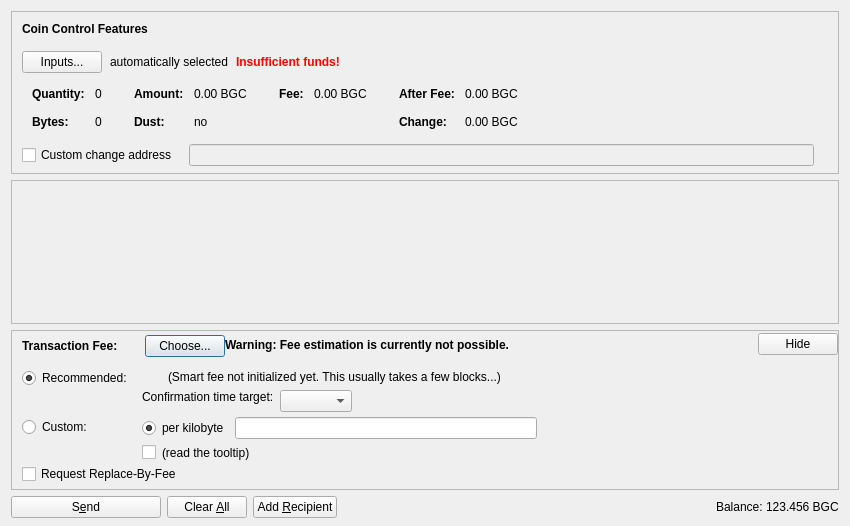
<?xml version="1.0" encoding="UTF-8"?>
<ui version="4.0">
 <class>SendCoinsDialog</class>
 <widget class="QDialog" name="SendCoinsDialog">
  <property name="geometry">
   <rect>
    <x>0</x>
    <y>0</y>
    <width>850</width>
    <height>526</height>
   </rect>
  </property>
  <property name="windowTitle">
   <string>Send Coins</string>
  </property>
  <layout class="QVBoxLayout" name="verticalLayout" stretch="0,1,0,0">
   <property name="bottomMargin">
    <number>8</number>
   </property>
   <item>
    <widget class="QFrame" name="frameCoinControl">
     <property name="sizePolicy">
      <sizepolicy hsizetype="Expanding" vsizetype="Expanding">
       <horstretch>0</horstretch>
       <verstretch>0</verstretch>
      </sizepolicy>
     </property>
     <property name="maximumSize">
      <size>
       <width>16777215</width>
       <height>16777215</height>
      </size>
     </property>
     <property name="frameShape">
      <enum>QFrame::StyledPanel</enum>
     </property>
     <property name="frameShadow">
      <enum>QFrame::Sunken</enum>
     </property>
     <layout class="QVBoxLayout" name="verticalLayoutCoinControl2">
      <property name="spacing">
       <number>0</number>
      </property>
      <property name="leftMargin">
       <number>0</number>
      </property>
      <property name="topMargin">
       <number>0</number>
      </property>
      <property name="rightMargin">
       <number>0</number>
      </property>
      <property name="bottomMargin">
       <number>6</number>
      </property>
      <item>
       <layout class="QVBoxLayout" name="verticalLayoutCoinControl" stretch="0,0,0,0,1">
        <property name="spacing">
         <number>0</number>
        </property>
        <property name="leftMargin">
         <number>10</number>
        </property>
        <property name="topMargin">
         <number>10</number>
        </property>
        <item>
         <layout class="QHBoxLayout" name="horizontalLayoutCoinControl1">
          <property name="bottomMargin">
           <number>15</number>
          </property>
          <item>
           <widget class="QLabel" name="labelCoinControlFeatures">
            <property name="sizePolicy">
             <sizepolicy hsizetype="Preferred" vsizetype="Maximum">
              <horstretch>0</horstretch>
              <verstretch>0</verstretch>
             </sizepolicy>
            </property>
            <property name="font">
             <font>
              <weight>75</weight>
              <bold>true</bold>
             </font>
            </property>
            <property name="styleSheet">
             <string notr="true">font-weight:bold;</string>
            </property>
            <property name="text">
             <string>Coin Control Features</string>
            </property>
           </widget>
          </item>
         </layout>
        </item>
        <item>
         <layout class="QHBoxLayout" name="horizontalLayoutCoinControl2" stretch="0,0,0,0">
          <property name="spacing">
           <number>8</number>
          </property>
          <property name="bottomMargin">
           <number>10</number>
          </property>
          <item>
           <widget class="QPushButton" name="pushButtonCoinControl">
            <property name="styleSheet">
             <string notr="true"/>
            </property>
            <property name="text">
             <string>Inputs...</string>
            </property>
            <property name="autoDefault">
             <bool>false</bool>
            </property>
           </widget>
          </item>
          <item>
           <widget class="QLabel" name="labelCoinControlAutomaticallySelected">
            <property name="text">
             <string>automatically selected</string>
            </property>
            <property name="margin">
             <number>5</number>
            </property>
           </widget>
          </item>
          <item>
           <widget class="QLabel" name="labelCoinControlInsuffFunds">
            <property name="font">
             <font>
              <weight>75</weight>
              <bold>true</bold>
             </font>
            </property>
            <property name="styleSheet">
             <string notr="true">color:red;font-weight:bold;</string>
            </property>
            <property name="text">
             <string>Insufficient funds!</string>
            </property>
            <property name="margin">
             <number>5</number>
            </property>
           </widget>
          </item>
          <item>
           <spacer name="horizontalSpacerCoinControl">
            <property name="orientation">
             <enum>Qt::Horizontal</enum>
            </property>
            <property name="sizeHint" stdset="0">
             <size>
              <width>40</width>
              <height>1</height>
             </size>
            </property>
           </spacer>
          </item>
         </layout>
        </item>
        <item>
         <widget class="QWidget" name="widgetCoinControl" native="true">
          <property name="sizePolicy">
           <sizepolicy hsizetype="Preferred" vsizetype="Preferred">
            <horstretch>0</horstretch>
            <verstretch>0</verstretch>
           </sizepolicy>
          </property>
          <property name="minimumSize">
           <size>
            <width>0</width>
            <height>0</height>
           </size>
          </property>
          <property name="styleSheet">
           <string notr="true"/>
          </property>
          <layout class="QHBoxLayout" name="horizontalLayoutCoinControl5">
           <property name="leftMargin">
            <number>0</number>
           </property>
           <property name="topMargin">
            <number>0</number>
           </property>
           <property name="rightMargin">
            <number>0</number>
           </property>
           <property name="bottomMargin">
            <number>0</number>
           </property>
           <item>
            <layout class="QHBoxLayout" name="horizontalLayoutCoinControl3" stretch="0,0,0,1">
             <property name="spacing">
              <number>20</number>
             </property>
             <property name="topMargin">
              <number>0</number>
             </property>
             <property name="bottomMargin">
              <number>10</number>
             </property>
             <item>
              <layout class="QFormLayout" name="formLayoutCoinControl1">
               <property name="horizontalSpacing">
                <number>10</number>
               </property>
               <property name="verticalSpacing">
                <number>14</number>
               </property>
               <property name="leftMargin">
                <number>10</number>
               </property>
               <property name="topMargin">
                <number>4</number>
               </property>
               <property name="rightMargin">
                <number>6</number>
               </property>
               <item row="0" column="0">
                <widget class="QLabel" name="labelCoinControlQuantityText">
                 <property name="font">
                  <font>
                   <weight>75</weight>
                   <bold>true</bold>
                  </font>
                 </property>
                 <property name="text">
                  <string>Quantity:</string>
                 </property>
                 <property name="margin">
                  <number>0</number>
                 </property>
                </widget>
               </item>
               <item row="0" column="1">
                <widget class="QLabel" name="labelCoinControlQuantity">
                 <property name="cursor">
                  <cursorShape>IBeamCursor</cursorShape>
                 </property>
                 <property name="contextMenuPolicy">
                  <enum>Qt::ActionsContextMenu</enum>
                 </property>
                 <property name="text">
                  <string notr="true">0</string>
                 </property>
                 <property name="margin">
                  <number>0</number>
                 </property>
                 <property name="textInteractionFlags">
                  <set>Qt::LinksAccessibleByMouse|Qt::TextSelectableByKeyboard|Qt::TextSelectableByMouse</set>
                 </property>
                </widget>
               </item>
               <item row="1" column="0">
                <widget class="QLabel" name="labelCoinControlBytesText">
                 <property name="font">
                  <font>
                   <weight>75</weight>
                   <bold>true</bold>
                  </font>
                 </property>
                 <property name="text">
                  <string>Bytes:</string>
                 </property>
                </widget>
               </item>
               <item row="1" column="1">
                <widget class="QLabel" name="labelCoinControlBytes">
                 <property name="cursor">
                  <cursorShape>IBeamCursor</cursorShape>
                 </property>
                 <property name="contextMenuPolicy">
                  <enum>Qt::ActionsContextMenu</enum>
                 </property>
                 <property name="text">
                  <string notr="true">0</string>
                 </property>
                 <property name="textInteractionFlags">
                  <set>Qt::LinksAccessibleByMouse|Qt::TextSelectableByKeyboard|Qt::TextSelectableByMouse</set>
                 </property>
                </widget>
               </item>
              </layout>
             </item>
             <item>
              <layout class="QFormLayout" name="formLayoutCoinControl2">
               <property name="horizontalSpacing">
                <number>10</number>
               </property>
               <property name="verticalSpacing">
                <number>14</number>
               </property>
               <property name="leftMargin">
                <number>6</number>
               </property>
               <property name="topMargin">
                <number>4</number>
               </property>
               <property name="rightMargin">
                <number>6</number>
               </property>
               <item row="0" column="0">
                <widget class="QLabel" name="labelCoinControlAmountText">
                 <property name="font">
                  <font>
                   <weight>75</weight>
                   <bold>true</bold>
                  </font>
                 </property>
                 <property name="text">
                  <string>Amount:</string>
                 </property>
                 <property name="margin">
                  <number>0</number>
                 </property>
                </widget>
               </item>
               <item row="0" column="1">
                <widget class="QLabel" name="labelCoinControlAmount">
                 <property name="cursor">
                  <cursorShape>IBeamCursor</cursorShape>
                 </property>
                 <property name="contextMenuPolicy">
                  <enum>Qt::ActionsContextMenu</enum>
                 </property>
                 <property name="text">
                  <string notr="true">0.00 BGC</string>
                 </property>
                 <property name="textInteractionFlags">
                  <set>Qt::LinksAccessibleByMouse|Qt::TextSelectableByKeyboard|Qt::TextSelectableByMouse</set>
                 </property>
                </widget>
               </item>
               <item row="1" column="0">
                <widget class="QLabel" name="labelCoinControlLowOutputText">
                 <property name="font">
                  <font>
                   <weight>75</weight>
                   <bold>true</bold>
                  </font>
                 </property>
                 <property name="text">
                  <string>Dust:</string>
                 </property>
                </widget>
               </item>
               <item row="1" column="1">
                <widget class="QLabel" name="labelCoinControlLowOutput">
                 <property name="cursor">
                  <cursorShape>IBeamCursor</cursorShape>
                 </property>
                 <property name="contextMenuPolicy">
                  <enum>Qt::ActionsContextMenu</enum>
                 </property>
                 <property name="text">
                  <string notr="true">no</string>
                 </property>
                 <property name="textInteractionFlags">
                  <set>Qt::LinksAccessibleByMouse|Qt::TextSelectableByKeyboard|Qt::TextSelectableByMouse</set>
                 </property>
                </widget>
               </item>
              </layout>
             </item>
             <item>
              <layout class="QFormLayout" name="formLayoutCoinControl3">
               <property name="horizontalSpacing">
                <number>10</number>
               </property>
               <property name="verticalSpacing">
                <number>14</number>
               </property>
               <property name="leftMargin">
                <number>6</number>
               </property>
               <property name="topMargin">
                <number>4</number>
               </property>
               <property name="rightMargin">
                <number>6</number>
               </property>
               <item row="0" column="0">
                <widget class="QLabel" name="labelCoinControlFeeText">
                 <property name="font">
                  <font>
                   <weight>75</weight>
                   <bold>true</bold>
                  </font>
                 </property>
                 <property name="text">
                  <string>Fee:</string>
                 </property>
                 <property name="margin">
                  <number>0</number>
                 </property>
                </widget>
               </item>
               <item row="0" column="1">
                <widget class="QLabel" name="labelCoinControlFee">
                 <property name="cursor">
                  <cursorShape>IBeamCursor</cursorShape>
                 </property>
                 <property name="contextMenuPolicy">
                  <enum>Qt::ActionsContextMenu</enum>
                 </property>
                 <property name="text">
                  <string notr="true">0.00 BGC</string>
                 </property>
                 <property name="textInteractionFlags">
                  <set>Qt::LinksAccessibleByMouse|Qt::TextSelectableByKeyboard|Qt::TextSelectableByMouse</set>
                 </property>
                </widget>
               </item>
              </layout>
             </item>
             <item>
              <layout class="QFormLayout" name="formLayoutCoinControl4">
               <property name="horizontalSpacing">
                <number>10</number>
               </property>
               <property name="verticalSpacing">
                <number>14</number>
               </property>
               <property name="leftMargin">
                <number>6</number>
               </property>
               <property name="topMargin">
                <number>4</number>
               </property>
               <property name="rightMargin">
                <number>6</number>
               </property>
               <item row="0" column="0">
                <widget class="QLabel" name="labelCoinControlAfterFeeText">
                 <property name="font">
                  <font>
                   <weight>75</weight>
                   <bold>true</bold>
                  </font>
                 </property>
                 <property name="text">
                  <string>After Fee:</string>
                 </property>
                 <property name="margin">
                  <number>0</number>
                 </property>
                </widget>
               </item>
               <item row="0" column="1">
                <widget class="QLabel" name="labelCoinControlAfterFee">
                 <property name="cursor">
                  <cursorShape>IBeamCursor</cursorShape>
                 </property>
                 <property name="contextMenuPolicy">
                  <enum>Qt::ActionsContextMenu</enum>
                 </property>
                 <property name="text">
                  <string notr="true">0.00 BGC</string>
                 </property>
                 <property name="textInteractionFlags">
                  <set>Qt::LinksAccessibleByMouse|Qt::TextSelectableByKeyboard|Qt::TextSelectableByMouse</set>
                 </property>
                </widget>
               </item>
               <item row="1" column="0">
                <widget class="QLabel" name="labelCoinControlChangeText">
                 <property name="font">
                  <font>
                   <weight>75</weight>
                   <bold>true</bold>
                  </font>
                 </property>
                 <property name="text">
                  <string>Change:</string>
                 </property>
                </widget>
               </item>
               <item row="1" column="1">
                <widget class="QLabel" name="labelCoinControlChange">
                 <property name="cursor">
                  <cursorShape>IBeamCursor</cursorShape>
                 </property>
                 <property name="contextMenuPolicy">
                  <enum>Qt::ActionsContextMenu</enum>
                 </property>
                 <property name="text">
                  <string notr="true">0.00 BGC</string>
                 </property>
                 <property name="textInteractionFlags">
                  <set>Qt::LinksAccessibleByMouse|Qt::TextSelectableByKeyboard|Qt::TextSelectableByMouse</set>
                 </property>
                </widget>
               </item>
              </layout>
             </item>
            </layout>
           </item>
          </layout>
         </widget>
        </item>
        <item>
         <layout class="QHBoxLayout" name="horizontalLayoutCoinControl4" stretch="0,0,0">
          <property name="spacing">
           <number>12</number>
          </property>
          <property name="sizeConstraint">
           <enum>QLayout::SetDefaultConstraint</enum>
          </property>
          <property name="topMargin">
           <number>5</number>
          </property>
          <property name="rightMargin">
           <number>5</number>
          </property>
          <item>
           <widget class="QCheckBox" name="checkBoxCoinControlChange">
            <property name="toolTip">
             <string>If this is activated, but the change address is empty or invalid, change will be sent to a newly generated address.</string>
            </property>
            <property name="text">
             <string>Custom change address</string>
            </property>
           </widget>
          </item>
          <item>
           <widget class="QValidatedLineEdit" name="lineEditCoinControlChange">
            <property name="enabled">
             <bool>false</bool>
            </property>
            <property name="sizePolicy">
             <sizepolicy hsizetype="Expanding" vsizetype="Fixed">
              <horstretch>0</horstretch>
              <verstretch>0</verstretch>
             </sizepolicy>
            </property>
           </widget>
          </item>
          <item>
           <widget class="QLabel" name="labelCoinControlChangeLabel">
            <property name="sizePolicy">
             <sizepolicy hsizetype="Preferred" vsizetype="Expanding">
              <horstretch>0</horstretch>
              <verstretch>0</verstretch>
             </sizepolicy>
            </property>
            <property name="minimumSize">
             <size>
              <width>0</width>
              <height>0</height>
             </size>
            </property>
            <property name="text">
             <string/>
            </property>
            <property name="margin">
             <number>3</number>
            </property>
           </widget>
          </item>
         </layout>
        </item>
        <item>
         <spacer name="verticalSpacerCoinControl">
          <property name="orientation">
           <enum>Qt::Vertical</enum>
          </property>
          <property name="sizeHint" stdset="0">
           <size>
            <width>800</width>
            <height>1</height>
           </size>
          </property>
         </spacer>
        </item>
       </layout>
      </item>
     </layout>
    </widget>
   </item>
   <item>
    <widget class="QScrollArea" name="scrollArea">
     <property name="widgetResizable">
      <bool>true</bool>
     </property>
     <widget class="QWidget" name="scrollAreaWidgetContents">
      <property name="geometry">
       <rect>
        <x>0</x>
        <y>0</y>
        <width>830</width>
        <height>104</height>
       </rect>
      </property>
      <layout class="QVBoxLayout" name="verticalLayout_2" stretch="0,1">
       <property name="leftMargin">
        <number>0</number>
       </property>
       <property name="topMargin">
        <number>0</number>
       </property>
       <property name="rightMargin">
        <number>0</number>
       </property>
       <property name="bottomMargin">
        <number>0</number>
       </property>
       <item>
        <layout class="QVBoxLayout" name="entries">
         <property name="spacing">
          <number>6</number>
         </property>
        </layout>
       </item>
       <item>
        <spacer name="verticalSpacer">
         <property name="orientation">
          <enum>Qt::Vertical</enum>
         </property>
         <property name="sizeHint" stdset="0">
          <size>
           <width>20</width>
           <height>40</height>
          </size>
         </property>
        </spacer>
       </item>
      </layout>
     </widget>
    </widget>
   </item>
   <item>
    <widget class="QFrame" name="frameFee">
     <property name="sizePolicy">
      <sizepolicy hsizetype="Expanding" vsizetype="Expanding">
       <horstretch>0</horstretch>
       <verstretch>0</verstretch>
      </sizepolicy>
     </property>
     <property name="maximumSize">
      <size>
       <width>16777215</width>
       <height>16777215</height>
      </size>
     </property>
     <property name="frameShape">
      <enum>QFrame::StyledPanel</enum>
     </property>
     <property name="frameShadow">
      <enum>QFrame::Sunken</enum>
     </property>
     <layout class="QVBoxLayout" name="verticalLayoutFee1">
      <property name="spacing">
       <number>0</number>
      </property>
      <property name="leftMargin">
       <number>0</number>
      </property>
      <property name="topMargin">
       <number>0</number>
      </property>
      <property name="rightMargin">
       <number>0</number>
      </property>
      <property name="bottomMargin">
       <number>0</number>
      </property>
      <item>
       <layout class="QVBoxLayout" name="verticalLayoutFee2" stretch="0,0,0">
        <property name="spacing">
         <number>0</number>
        </property>
        <property name="leftMargin">
         <number>10</number>
        </property>
        <property name="topMargin">
         <number>0</number>
        </property>
        <item>
         <layout class="QHBoxLayout" name="horizontalLayoutFee1">
          <property name="bottomMargin">
           <number>0</number>
          </property>
          <item>
           <layout class="QVBoxLayout" name="verticalLayoutFee7">
            <property name="spacing">
             <number>0</number>
            </property>
            <item>
             <spacer name="verticalSpacerSmartFee">
              <property name="orientation">
               <enum>Qt::Vertical</enum>
              </property>
              <property name="sizeType">
               <enum>QSizePolicy::Fixed</enum>
              </property>
              <property name="sizeHint" stdset="0">
               <size>
                <width>1</width>
                <height>4</height>
               </size>
              </property>
             </spacer>
            </item>
            <item>
             <layout class="QHBoxLayout" name="horizontalLayoutSmartFee">
              <property name="spacing">
               <number>10</number>
              </property>
              <item>
               <widget class="QLabel" name="labelFeeHeadline">
                <property name="sizePolicy">
                 <sizepolicy hsizetype="Preferred" vsizetype="Maximum">
                  <horstretch>0</horstretch>
                  <verstretch>0</verstretch>
                 </sizepolicy>
                </property>
                <property name="font">
                 <font>
                  <weight>75</weight>
                  <bold>true</bold>
                 </font>
                </property>
                <property name="styleSheet">
                 <string notr="true">font-weight:bold;</string>
                </property>
                <property name="text">
                 <string>Transaction Fee:</string>
                </property>
               </widget>
              </item>
              <item>
               <widget class="QLabel" name="labelFeeMinimized">
                <property name="text">
                 <string/>
                </property>
               </widget>
              </item>
              <item>
               <widget class="QPushButton" name="buttonChooseFee">
                <property name="text">
                 <string>Choose...</string>
                </property>
               </widget>
              </item>
             </layout>
            </item>
            <item>
             <spacer name="verticalSpacer_5">
              <property name="orientation">
               <enum>Qt::Vertical</enum>
              </property>
              <property name="sizeHint" stdset="0">
               <size>
                <width>1</width>
                <height>1</height>
               </size>
              </property>
             </spacer>
            </item>
           </layout>
          </item>
          <item>
           <widget class="QLabel" name="fallbackFeeWarningLabel">
            <property name="toolTip">
             <string>Using the fallbackfee can result in sending a transaction that will take several hours or days (or never) to confirm. Consider choosing your fee manually or wait until you have validated the complete chain.</string>
            </property>
            <property name="font">
            <font>
                <weight>75</weight>
                <bold>true</bold>
            </font>
            </property>
            <property name="text">
             <string>Warning: Fee estimation is currently not possible.</string>
            </property>
            <property name="wordWrap">
             <bool>false</bool>
            </property>
           </widget>
          </item>
          <item>
           <spacer name="horizontalSpacer_4">
            <property name="orientation">
             <enum>Qt::Horizontal</enum>
            </property>
            <property name="sizeType">
             <enum>QSizePolicy::MinimumExpanding</enum>
            </property>
            <property name="sizeHint" stdset="0">
             <size>
              <width>40</width>
              <height>20</height>
             </size>
            </property>
           </spacer>
          </item>
          <item>
           <widget class="QPushButton" name="buttonMinimizeFee">
            <property name="toolTip">
             <string>collapse fee-settings</string>
            </property>
            <property name="text">
             <string>Hide</string>
            </property>
           </widget>
          </item>
         </layout>
        </item>
        <item>
         <widget class="QFrame" name="frameFeeSelection">
          <layout class="QVBoxLayout" name="verticalLayoutFee12">
           <property name="spacing">
            <number>0</number>
           </property>
           <property name="leftMargin">
            <number>0</number>
           </property>
           <property name="topMargin">
            <number>0</number>
           </property>
           <property name="rightMargin">
            <number>0</number>
           </property>
           <property name="bottomMargin">
            <number>0</number>
           </property>
           <item>
            <layout class="QGridLayout" name="gridLayoutFee">
             <property name="topMargin">
              <number>10</number>
             </property>
             <property name="bottomMargin">
              <number>4</number>
             </property>
             <property name="horizontalSpacing">
              <number>10</number>
             </property>
             <property name="verticalSpacing">
              <number>4</number>
             </property>
             <item row="1" column="1">
              <layout class="QVBoxLayout" name="verticalLayoutFee8">
               <property name="spacing">
                <number>6</number>
               </property>
               <item>
                <layout class="QHBoxLayout" name="horizontalLayoutFee13">
                 <item>
                  <widget class="QRadioButton" name="radioCustomPerKilobyte">
                   <property name="toolTip">
                    <string>If the custom fee is set to 1000 satoshis and the transaction is only 250 bytes, then &quot;per kilobyte&quot; only pays 250 satoshis in fee, while &quot;total at least&quot; pays 1000 satoshis. For transactions bigger than a kilobyte both pay by kilobyte.</string>
                   </property>
                   <property name="text">
                    <string>per kilobyte</string>
                   </property>
                   <property name="checked">
                    <bool>true</bool>
                   </property>
                   <attribute name="buttonGroup">
                    <string notr="true">groupCustomFee</string>
                   </attribute>
                  </widget>
                 </item>
                 <item>
                  <widget class="BitcoinAmountField" name="customFee"/>
                 </item>
                 <item>
                  <spacer name="horizontalSpacer_6">
                   <property name="orientation">
                    <enum>Qt::Horizontal</enum>
                   </property>
                   <property name="sizeHint" stdset="0">
                    <size>
                     <width>1</width>
                     <height>1</height>
                    </size>
                   </property>
                  </spacer>
                 </item>
                </layout>
               </item>
               <item>
                <layout class="QHBoxLayout" name="horizontalLayoutFee8">
                 <item>
                  <widget class="QCheckBox" name="checkBoxMinimumFee">
                   <property name="toolTip">
                    <string>Paying only the minimum fee is just fine as long as there is less transaction volume than space in the blocks. But be aware that this can end up in a never confirming transaction once there is more demand for bigcoin transactions than the network can process.</string>
                   </property>
                   <property name="text">
                    <string/>
                   </property>
                  </widget>
                 </item>
                 <item>
                  <widget class="QLabel" name="labelMinFeeWarning">
                   <property name="enabled">
                    <bool>true</bool>
                   </property>
                   <property name="toolTip">
                    <string>Paying only the minimum fee is just fine as long as there is less transaction volume than space in the blocks. But be aware that this can end up in a never confirming transaction once there is more demand for bigcoin transactions than the network can process.</string>
                   </property>
                   <property name="text">
                    <string>(read the tooltip)</string>
                   </property>
                   <property name="margin">
                    <number>5</number>
                   </property>
                  </widget>
                 </item>
                 <item>
                  <spacer name="horizontalSpacer_2">
                   <property name="orientation">
                    <enum>Qt::Horizontal</enum>
                   </property>
                   <property name="sizeHint" stdset="0">
                    <size>
                     <width>1</width>
                     <height>1</height>
                    </size>
                   </property>
                  </spacer>
                 </item>
                </layout>
               </item>
              </layout>
             </item>
             <item row="0" column="0">
              <layout class="QVBoxLayout" name="verticalLayoutFee4" stretch="0,1">
               <item>
                <widget class="QRadioButton" name="radioSmartFee">
                 <property name="text">
                  <string>Recommended:</string>
                 </property>
                 <property name="checked">
                  <bool>true</bool>
                 </property>
                 <attribute name="buttonGroup">
                  <string notr="true">groupFee</string>
                 </attribute>
                </widget>
               </item>
               <item>
                <spacer name="verticalSpacer_2">
                 <property name="orientation">
                  <enum>Qt::Vertical</enum>
                 </property>
                 <property name="sizeHint" stdset="0">
                  <size>
                   <width>1</width>
                   <height>1</height>
                  </size>
                 </property>
                </spacer>
               </item>
              </layout>
             </item>
             <item row="1" column="0">
              <layout class="QVBoxLayout" name="verticalLayoutFee9" stretch="0,1">
               <item>
                <widget class="QRadioButton" name="radioCustomFee">
                 <property name="text">
                  <string>Custom:</string>
                 </property>
                 <attribute name="buttonGroup">
                  <string notr="true">groupFee</string>
                 </attribute>
                </widget>
               </item>
               <item>
                <spacer name="verticalSpacer_6">
                 <property name="orientation">
                  <enum>Qt::Vertical</enum>
                 </property>
                 <property name="sizeHint" stdset="0">
                  <size>
                   <width>1</width>
                   <height>1</height>
                  </size>
                 </property>
                </spacer>
               </item>
              </layout>
             </item>
             <item row="0" column="1">
              <layout class="QVBoxLayout" name="verticalLayoutFee3" stretch="0,0,1">
               <property name="spacing">
                <number>6</number>
               </property>
               <property name="topMargin">
                <number>2</number>
               </property>
               <item>
                <layout class="QHBoxLayout" name="horizontalLayoutFee12">
                 <item>
                  <widget class="QLabel" name="labelSmartFee">
                   <property name="text">
                    <string/>
                   </property>
                   <property name="margin">
                    <number>2</number>
                   </property>
                  </widget>
                 </item>
                 <item>
                  <widget class="QLabel" name="labelFeeEstimation">
                   <property name="text">
                    <string/>
                   </property>
                  </widget>
                 </item>
                 <item>
                  <widget class="QLabel" name="labelSmartFee2">
                   <property name="text">
                    <string>(Smart fee not initialized yet. This usually takes a few blocks...)</string>
                   </property>
                   <property name="margin">
                    <number>2</number>
                   </property>
                  </widget>
                 </item>
                 <item>
                  <spacer name="horizontalSpacer_5">
                   <property name="orientation">
                    <enum>Qt::Horizontal</enum>
                   </property>
                   <property name="sizeHint" stdset="0">
                    <size>
                     <width>1</width>
                     <height>1</height>
                    </size>
                   </property>
                  </spacer>
                 </item>
                </layout>
               </item>
               <item>
                <layout class="QHBoxLayout" name="horizontalLayoutFee9">
                 <item>
                  <layout class="QVBoxLayout" name="verticalLayoutFee6">
                   <item>
                    <widget class="QLabel" name="labelSmartFee3">
                     <property name="text">
                      <string>Confirmation time target:</string>
                     </property>
                     <property name="margin">
                      <number>2</number>
                     </property>
                    </widget>
                   </item>
                   <item>
                    <spacer name="verticalSpacer_3">
                     <property name="orientation">
                      <enum>Qt::Vertical</enum>
                     </property>
                     <property name="sizeHint" stdset="0">
                      <size>
                       <width>1</width>
                       <height>1</height>
                      </size>
                     </property>
                    </spacer>
                   </item>
                  </layout>
                 </item>
                 <item>
                  <layout class="QVBoxLayout" name="verticalLayoutFee5">
                   <property name="rightMargin">
                    <number>30</number>
                   </property>
                   <item>
                    <layout class="QHBoxLayout" name="horizontalLayoutConfTarget">
                     <property name="bottomMargin">
                      <number>0</number>
                     </property>
                     <item>
                      <widget class="QComboBox" name="confTargetSelector"/>
                     </item>
                     <item>
                      <spacer name="horizontalSpacerConfTarget">
                       <property name="orientation">
                        <enum>Qt::Horizontal</enum>
                       </property>
                       <property name="sizeHint" stdset="0">
                        <size>
                         <width>40</width>
                         <height>20</height>
                        </size>
                       </property>
                      </spacer>
                     </item>
                    </layout>
                   </item>
                  </layout>
                 </item>
                </layout>
               </item>
               <item>
                <spacer name="verticalSpacer_4">
                 <property name="orientation">
                  <enum>Qt::Vertical</enum>
                 </property>
                 <property name="sizeHint" stdset="0">
                  <size>
                   <width>1</width>
                   <height>1</height>
                  </size>
                 </property>
                </spacer>
               </item>
              </layout>
             </item>
            </layout>
           </item>
           <item>
            <widget class="QCheckBox" name="optInRBF">
             <property name="text">
              <string>Request Replace-By-Fee</string>
             </property>
             <property name="toolTip">
              <string>Indicates that the sender may wish to replace this transaction with a new one paying higher fees (prior to being confirmed).</string>
             </property>
            </widget>
           </item>
          </layout>
         </widget>
        </item>
        <item>
         <spacer name="verticalSpacerFee">
          <property name="orientation">
           <enum>Qt::Vertical</enum>
          </property>
          <property name="sizeHint" stdset="0">
           <size>
            <width>40</width>
            <height>5</height>
           </size>
          </property>
         </spacer>
        </item>
       </layout>
      </item>
     </layout>
    </widget>
   </item>
   <item>
    <layout class="QHBoxLayout" name="horizontalLayout">
     <item>
      <widget class="QPushButton" name="sendButton">
       <property name="minimumSize">
        <size>
         <width>150</width>
         <height>0</height>
        </size>
       </property>
       <property name="toolTip">
        <string>Confirm the send action</string>
       </property>
       <property name="text">
        <string>S&amp;end</string>
       </property>
       <property name="icon">
        <iconset resource="../bitcoin.qrc">
         <normaloff>:/icons/send</normaloff>:/icons/send</iconset>
       </property>
       <property name="autoDefault">
        <bool>false</bool>
       </property>
       <property name="default">
        <bool>false</bool>
       </property>
      </widget>
     </item>
     <item>
      <widget class="QPushButton" name="clearButton">
       <property name="sizePolicy">
        <sizepolicy hsizetype="Minimum" vsizetype="Fixed">
         <horstretch>0</horstretch>
         <verstretch>0</verstretch>
        </sizepolicy>
       </property>
       <property name="toolTip">
        <string>Clear all fields of the form.</string>
       </property>
       <property name="text">
        <string>Clear &amp;All</string>
       </property>
       <property name="icon">
        <iconset resource="../bitcoin.qrc">
         <normaloff>:/icons/remove</normaloff>:/icons/remove</iconset>
       </property>
       <property name="autoDefault">
        <bool>false</bool>
       </property>
      </widget>
     </item>
     <item>
      <widget class="QPushButton" name="addButton">
       <property name="toolTip">
        <string>Send to multiple recipients at once</string>
       </property>
       <property name="text">
        <string>Add &amp;Recipient</string>
       </property>
       <property name="icon">
        <iconset resource="../bitcoin.qrc">
         <normaloff>:/icons/add</normaloff>:/icons/add</iconset>
       </property>
       <property name="autoDefault">
        <bool>false</bool>
       </property>
      </widget>
     </item>
     <item>
      <spacer name="horizontalSpacer">
       <property name="orientation">
        <enum>Qt::Horizontal</enum>
       </property>
       <property name="sizeHint" stdset="0">
        <size>
         <width>40</width>
         <height>20</height>
        </size>
       </property>
      </spacer>
     </item>
     <item>
      <layout class="QHBoxLayout" name="horizontalLayout_2">
       <property name="spacing">
        <number>3</number>
       </property>
       <item>
        <widget class="QLabel" name="label">
         <property name="sizePolicy">
          <sizepolicy hsizetype="Preferred" vsizetype="Fixed">
           <horstretch>0</horstretch>
           <verstretch>0</verstretch>
          </sizepolicy>
         </property>
         <property name="text">
          <string>Balance:</string>
         </property>
        </widget>
       </item>
       <item>
        <widget class="QLabel" name="labelBalance">
         <property name="sizePolicy">
          <sizepolicy hsizetype="Preferred" vsizetype="Fixed">
           <horstretch>0</horstretch>
           <verstretch>0</verstretch>
          </sizepolicy>
         </property>
         <property name="cursor">
          <cursorShape>IBeamCursor</cursorShape>
         </property>
         <property name="text">
          <string notr="true">123.456 BGC</string>
         </property>
         <property name="textInteractionFlags">
          <set>Qt::LinksAccessibleByMouse|Qt::TextSelectableByKeyboard|Qt::TextSelectableByMouse</set>
         </property>
        </widget>
       </item>
      </layout>
     </item>
    </layout>
   </item>
  </layout>
 </widget>
 <customwidgets>
  <customwidget>
   <class>QValidatedLineEdit</class>
   <extends>QLineEdit</extends>
   <header>qvalidatedlineedit.h</header>
  </customwidget>
  <customwidget>
   <class>BitcoinAmountField</class>
   <extends>QLineEdit</extends>
   <header>bitcoinamountfield.h</header>
   <container>1</container>
  </customwidget>
 </customwidgets>
 <resources>
  <include location="../bitcoin.qrc"/>
 </resources>
 <connections/>
 <buttongroups>
  <buttongroup name="groupFee"/>
  <buttongroup name="groupCustomFee"/>
 </buttongroups>
</ui>
